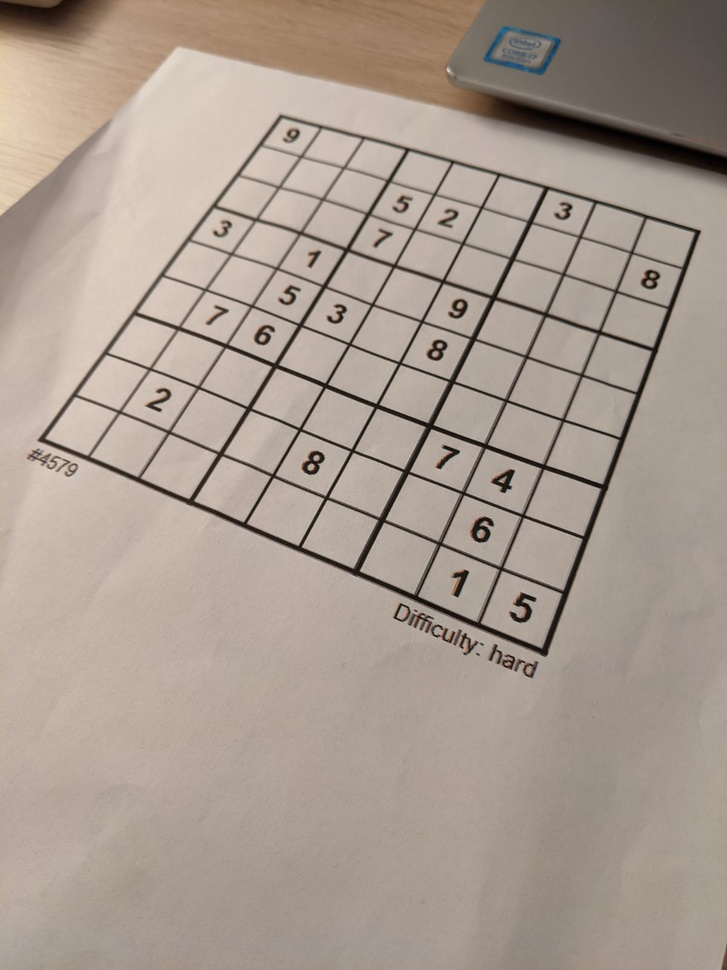
#> input picture images/inputs/sudoku.jpeg, 727 x 970 px, shrunk from 1200 x 1600 before the run, found by its file name
$ python FrameProcessor.py
#> lines starting #> are read from the running program, lines starting #| are printed output that depends on the picture; after the words box and inside, x2 and y2 are one past the last pixel; in counts of white or black regions, pixels touching at a corner belong together
#> further down, frame is the input picture: shape (970, 727, 3); mean B, G, R 144.5, 155, 168.3
import cv2
import numpy as np


class FrameProcessor:

    def __init__(self):
        pass

    def blur(self, frame):
        # TODO looks better then gaussian blurring on images, check again when incoporating frames
        return cv2.medianBlur(frame, 5)

    def binarize(self, frame):
        grayscale_frame = cv2.cvtColor(frame, cv2.COLOR_BGR2GRAY)
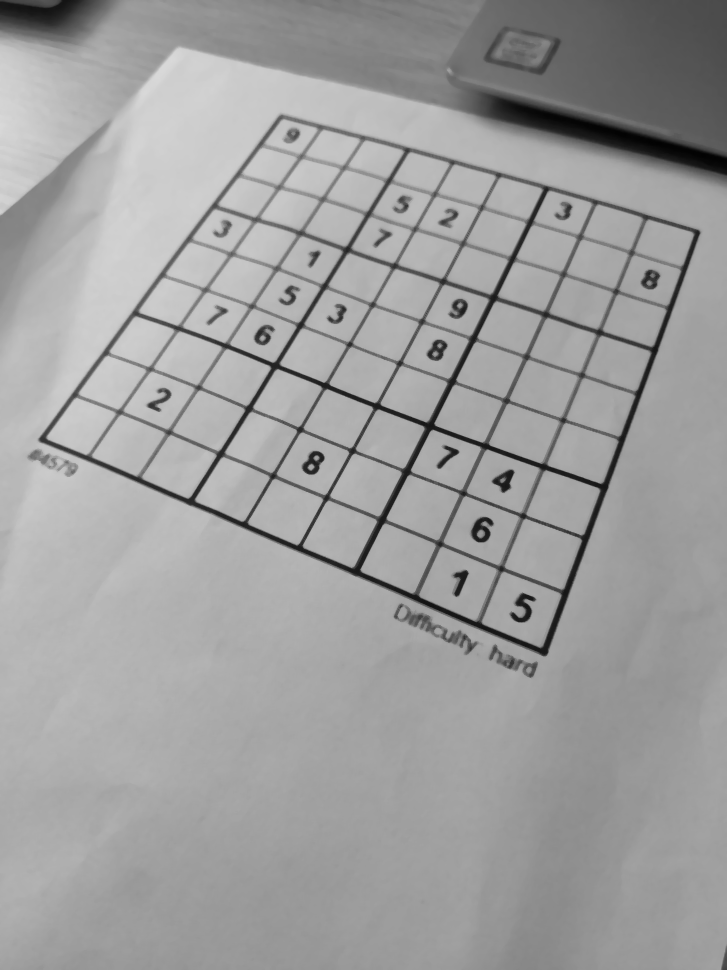
#> grayscale_frame: shape (970, 727); min 2, max 217, mean 158.5
        return cv2.adaptiveThreshold(grayscale_frame, 255,
                                     cv2.ADAPTIVE_THRESH_GAUSSIAN_C, cv2.THRESH_BINARY_INV,
                                     11, 2)  # without INV for white background
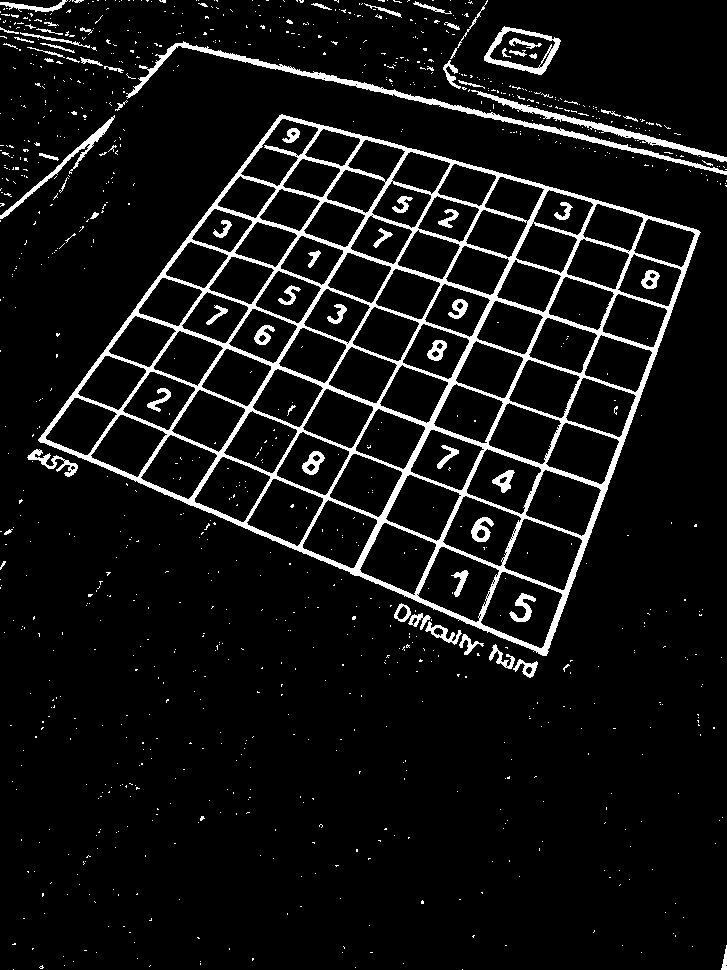
#> returned value: shape (970, 727); 7.4% white; 1038 white regions (966 under 20 px), largest, box (x1, y1, x2, y2) and area: (38, 114, 701, 656) 35093, (126, 41, 727, 175) 3180, (471, 90, 727, 162) 1489

    def extract_grid(self, frame):
        contours, hierarchy = cv2.findContours(frame, cv2.RETR_TREE,
                                                      cv2.CHAIN_APPROX_SIMPLE)
        # frame = cv2.drawContours(frame, contours, -1, (0, 255, 0), 3)
        # print(contours)
        return frame

    def morph_open(self, frame):
        return cv2.morphologyEx(frame, cv2.MORPH_OPEN, np.ones((3,3)))
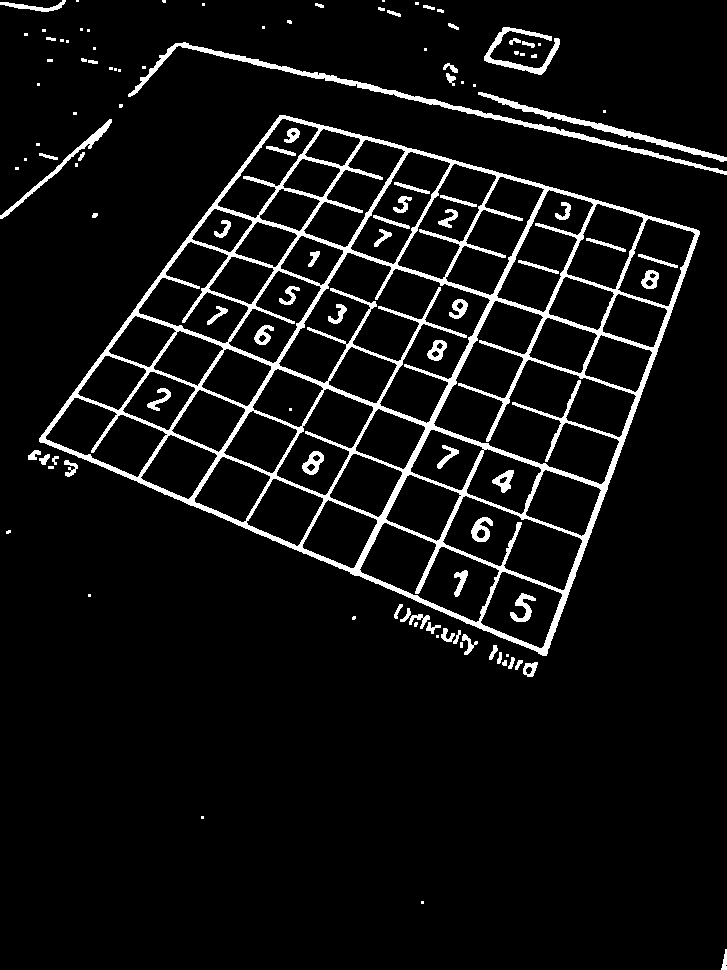
#> returned value: shape (970, 727); 6.7% white; 113 white regions (44 under 20 px), largest, box (x1, y1, x2, y2) and area: (39, 115, 700, 656) 33819, (128, 42, 727, 175) 3053, (478, 92, 727, 162) 1403


frame = cv2.imread('sudoku.jpeg')
cv2.imshow('frame', frame)
fp = FrameProcessor()
opened = fp.morph_open((fp.binarize(fp.blur(frame))))
binary_frame = (fp.binarize(fp.blur(frame)))


# binary_frame = fp.extract_grid(fp.binarize(fp.blur(frame)))
cv2.imshow('binary', binary_frame)
cv2.imshow('opened', opened)

cv2.waitKey(0)
